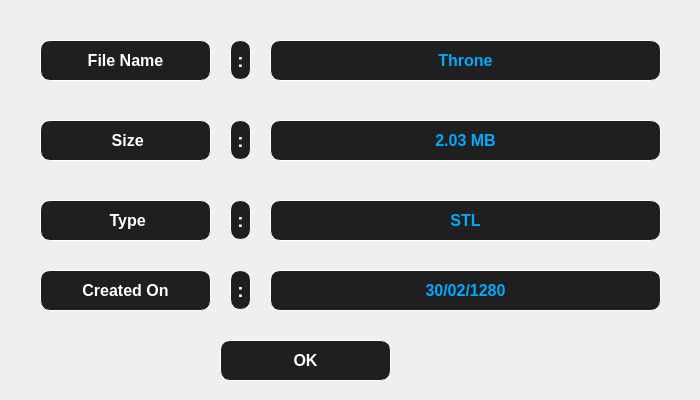
<?xml version="1.0" encoding="UTF-8"?>
<ui version="4.0">
 <class>Dialog</class>
 <widget class="QDialog" name="Dialog">
  <property name="geometry">
   <rect>
    <x>0</x>
    <y>0</y>
    <width>700</width>
    <height>400</height>
   </rect>
  </property>
  <property name="windowTitle">
   <string>Dialog</string>
  </property>
  <property name="styleSheet">
   <string notr="true">background-image: url(:/resources/Resource Image/carbon-fiber-pattern1-png.png);</string>
  </property>
  <widget class="QLabel" name="label_2">
   <property name="geometry">
    <rect>
     <x>40</x>
     <y>40</y>
     <width>171</width>
     <height>41</height>
    </rect>
   </property>
   <property name="font">
    <font>
     <pointsize>12</pointsize>
     <weight>75</weight>
     <bold>true</bold>
    </font>
   </property>
   <property name="styleSheet">
    <string notr="true">QLabel {
	
background-color: rgb(31, 31, 31);
border: 1px solid white;
	color: rgb(255, 255, 255);
border-radius: 10px;;
}

</string>
   </property>
   <property name="text">
    <string>File Name</string>
   </property>
   <property name="alignment">
    <set>Qt::AlignCenter</set>
   </property>
  </widget>
  <widget class="QLabel" name="label_3">
   <property name="geometry">
    <rect>
     <x>40</x>
     <y>120</y>
     <width>171</width>
     <height>41</height>
    </rect>
   </property>
   <property name="font">
    <font>
     <pointsize>12</pointsize>
     <weight>75</weight>
     <bold>true</bold>
    </font>
   </property>
   <property name="styleSheet">
    <string notr="true">QLabel {
	
background-color: rgb(31, 31, 31);
border: 1px solid white;
	color: rgb(255, 255, 255);
border-radius: 10px;;
}

</string>
   </property>
   <property name="text">
    <string> Size</string>
   </property>
   <property name="alignment">
    <set>Qt::AlignCenter</set>
   </property>
  </widget>
  <widget class="QLabel" name="label_4">
   <property name="geometry">
    <rect>
     <x>40</x>
     <y>200</y>
     <width>171</width>
     <height>41</height>
    </rect>
   </property>
   <property name="font">
    <font>
     <pointsize>12</pointsize>
     <weight>75</weight>
     <bold>true</bold>
    </font>
   </property>
   <property name="styleSheet">
    <string notr="true">QLabel {
	
background-color: rgb(31, 31, 31);
border: 1px solid white;
	color: rgb(255, 255, 255);
border-radius: 10px;;
}

</string>
   </property>
   <property name="text">
    <string> Type</string>
   </property>
   <property name="alignment">
    <set>Qt::AlignCenter</set>
   </property>
  </widget>
  <widget class="QLabel" name="label_5">
   <property name="geometry">
    <rect>
     <x>40</x>
     <y>270</y>
     <width>171</width>
     <height>41</height>
    </rect>
   </property>
   <property name="font">
    <font>
     <pointsize>12</pointsize>
     <weight>75</weight>
     <bold>true</bold>
    </font>
   </property>
   <property name="styleSheet">
    <string notr="true">QLabel {
	
background-color: rgb(31, 31, 31);
border: 1px solid white;
	color: rgb(255, 255, 255);
border-radius: 10px;;
}

</string>
   </property>
   <property name="text">
    <string>Created On</string>
   </property>
   <property name="alignment">
    <set>Qt::AlignCenter</set>
   </property>
  </widget>
  <widget class="QLabel" name="X_Lable_6">
   <property name="geometry">
    <rect>
     <x>230</x>
     <y>40</y>
     <width>21</width>
     <height>40</height>
    </rect>
   </property>
   <property name="font">
    <font>
     <family>MS Shell Dlg 2</family>
     <pointsize>14</pointsize>
     <weight>75</weight>
     <italic>false</italic>
     <bold>true</bold>
    </font>
   </property>
   <property name="styleSheet">
    <string notr="true">QLabel {

color: rgb(255,255,255);

border: 1px solid white;
border-radius: 10px;;
background-color: rgb(31, 31, 31);

}

</string>
   </property>
   <property name="text">
    <string>:</string>
   </property>
   <property name="alignment">
    <set>Qt::AlignCenter</set>
   </property>
  </widget>
  <widget class="QLabel" name="X_Lable_7">
   <property name="geometry">
    <rect>
     <x>230</x>
     <y>120</y>
     <width>21</width>
     <height>40</height>
    </rect>
   </property>
   <property name="font">
    <font>
     <family>MS Shell Dlg 2</family>
     <pointsize>14</pointsize>
     <weight>75</weight>
     <italic>false</italic>
     <bold>true</bold>
    </font>
   </property>
   <property name="styleSheet">
    <string notr="true">QLabel {

color: rgb(255,255,255);

border: 1px solid white;
border-radius: 10px;;
background-color: rgb(31, 31, 31);

}

</string>
   </property>
   <property name="text">
    <string>:</string>
   </property>
   <property name="alignment">
    <set>Qt::AlignCenter</set>
   </property>
  </widget>
  <widget class="QLabel" name="X_Lable_8">
   <property name="geometry">
    <rect>
     <x>230</x>
     <y>200</y>
     <width>21</width>
     <height>40</height>
    </rect>
   </property>
   <property name="font">
    <font>
     <family>MS Shell Dlg 2</family>
     <pointsize>14</pointsize>
     <weight>75</weight>
     <italic>false</italic>
     <bold>true</bold>
    </font>
   </property>
   <property name="styleSheet">
    <string notr="true">QLabel {

color: rgb(255,255,255);

border: 1px solid white;
border-radius: 10px;;
background-color: rgb(31, 31, 31);

}

</string>
   </property>
   <property name="text">
    <string>:</string>
   </property>
   <property name="alignment">
    <set>Qt::AlignCenter</set>
   </property>
  </widget>
  <widget class="QLabel" name="X_Lable_9">
   <property name="geometry">
    <rect>
     <x>230</x>
     <y>270</y>
     <width>21</width>
     <height>40</height>
    </rect>
   </property>
   <property name="font">
    <font>
     <family>MS Shell Dlg 2</family>
     <pointsize>14</pointsize>
     <weight>75</weight>
     <italic>false</italic>
     <bold>true</bold>
    </font>
   </property>
   <property name="styleSheet">
    <string notr="true">QLabel {

color: rgb(255,255,255);

border: 1px solid white;
border-radius: 10px;;
background-color: rgb(31, 31, 31);

}

</string>
   </property>
   <property name="text">
    <string>:</string>
   </property>
   <property name="alignment">
    <set>Qt::AlignCenter</set>
   </property>
  </widget>
  <widget class="QLabel" name="F_Name">
   <property name="geometry">
    <rect>
     <x>270</x>
     <y>40</y>
     <width>391</width>
     <height>41</height>
    </rect>
   </property>
   <property name="font">
    <font>
     <pointsize>12</pointsize>
     <weight>75</weight>
     <bold>true</bold>
    </font>
   </property>
   <property name="styleSheet">
    <string notr="true">QLabel {
	
background-color: rgb(31, 31, 31);
border: 1px solid white;
color: rgb(0, 170, 255);
border-radius: 10px;;
}

</string>
   </property>
   <property name="text">
    <string>Throne</string>
   </property>
   <property name="alignment">
    <set>Qt::AlignCenter</set>
   </property>
  </widget>
  <widget class="QLabel" name="F_Size">
   <property name="geometry">
    <rect>
     <x>270</x>
     <y>120</y>
     <width>391</width>
     <height>41</height>
    </rect>
   </property>
   <property name="font">
    <font>
     <pointsize>12</pointsize>
     <weight>75</weight>
     <bold>true</bold>
    </font>
   </property>
   <property name="styleSheet">
    <string notr="true">QLabel {
	
background-color: rgb(31, 31, 31);
border: 1px solid white;
color: rgb(0, 170, 255);
border-radius: 10px;;
}

</string>
   </property>
   <property name="text">
    <string>2.03 MB</string>
   </property>
   <property name="alignment">
    <set>Qt::AlignCenter</set>
   </property>
  </widget>
  <widget class="QLabel" name="F_Type">
   <property name="geometry">
    <rect>
     <x>270</x>
     <y>200</y>
     <width>391</width>
     <height>41</height>
    </rect>
   </property>
   <property name="font">
    <font>
     <pointsize>12</pointsize>
     <weight>75</weight>
     <bold>true</bold>
    </font>
   </property>
   <property name="styleSheet">
    <string notr="true">QLabel {
	
background-color: rgb(31, 31, 31);
border: 1px solid white;
color: rgb(0, 170, 255);
border-radius: 10px;;
}

</string>
   </property>
   <property name="text">
    <string>STL</string>
   </property>
   <property name="alignment">
    <set>Qt::AlignCenter</set>
   </property>
  </widget>
  <widget class="QLabel" name="F_Created">
   <property name="geometry">
    <rect>
     <x>270</x>
     <y>270</y>
     <width>391</width>
     <height>41</height>
    </rect>
   </property>
   <property name="font">
    <font>
     <pointsize>12</pointsize>
     <weight>75</weight>
     <bold>true</bold>
    </font>
   </property>
   <property name="styleSheet">
    <string notr="true">QLabel {
	
background-color: rgb(31, 31, 31);
border: 1px solid white;
color: rgb(0, 170, 255);
border-radius: 10px;;
}

</string>
   </property>
   <property name="text">
    <string>30/02/1280</string>
   </property>
   <property name="alignment">
    <set>Qt::AlignCenter</set>
   </property>
  </widget>
  <widget class="QPushButton" name="pushButton">
   <property name="geometry">
    <rect>
     <x>220</x>
     <y>340</y>
     <width>171</width>
     <height>41</height>
    </rect>
   </property>
   <property name="font">
    <font>
     <pointsize>12</pointsize>
     <weight>75</weight>
     <bold>true</bold>
    </font>
   </property>
   <property name="styleSheet">
    <string notr="true">QPushButton{
background-color: rgb(31, 31, 31);
border: 1px solid white;
	color: rgb(255, 255, 255);
border-radius: 10px;
}
QPushButton:pressed {
    background-color: qlineargradient(x1: 0, y1: 0, x2: 0, y2: 1,
                                      stop: 0 #dadbde, stop: 1 #f6f7fa);
}


</string>
   </property>
   <property name="text">
    <string>OK</string>
   </property>
   <property name="checkable">
    <bool>false</bool>
   </property>
  </widget>
 </widget>
 <resources>
  <include location="Resources_1.qrc"/>
 </resources>
 <connections>
  <connection>
   <sender>pushButton</sender>
   <signal>clicked()</signal>
   <receiver>Dialog</receiver>
   <slot>accept()</slot>
   <hints>
    <hint type="sourcelabel">
     <x>305</x>
     <y>360</y>
    </hint>
    <hint type="destinationlabel">
     <x>349</x>
     <y>199</y>
    </hint>
   </hints>
  </connection>
 </connections>
</ui>
